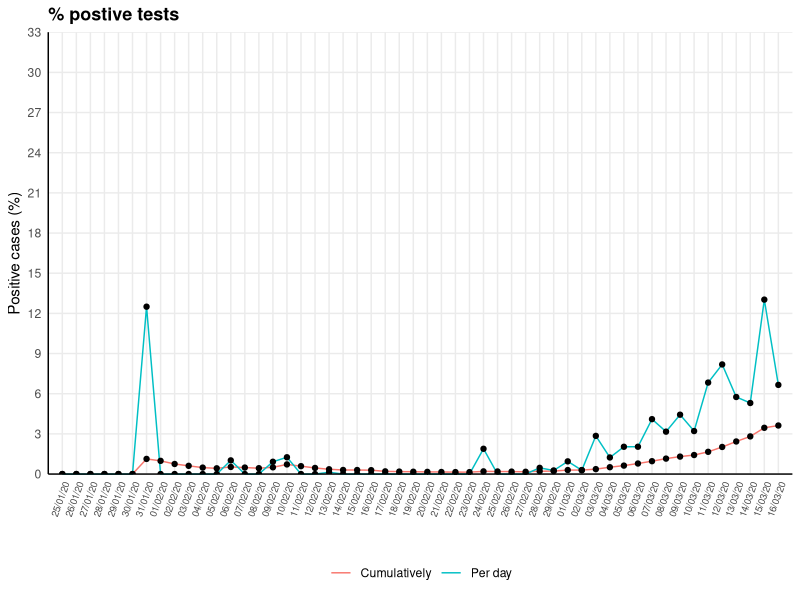

Here is the R script that generated this plot:
## Exploration of UK COVID-19 data: Proportion of positive tests
## Emma Doughty (e.doughty6@gmail.com)

# Install libraries if necessary
#if(!require(ggpubr)) install.packages("ggpubr")
#if(!require(tidyverse)) install.packages("tidyverse")
#if(!require(scales)) install.packages("scales")

# Load libraries
library(readr)
library(tidyr)
library(plyr)
library(ggplot2)
library(scales)
library(ggpubr)

#### Load data ####
COVID19_by_day <- read_csv("Data/COVID19_by_day.csv")
COVID19_by_day$Date <- as.Date(COVID19_by_day$Date, format = "%d/%m/%y")
COVID19_by_day <- COVID19_by_day[order(COVID19_by_day$Date),]

df_NewPos <- data.frame(Date = COVID19_by_day$Date,
                          NewCases = COVID19_by_day$NewCases,
                          CumCases = COVID19_by_day$CumCases,
                          NewTests = COVID19_by_day$NewTests,
                          CumTests = COVID19_by_day$CumTests,
                          TestStat = "Per day",
                          StatValue = (100 * (COVID19_by_day$NewCases / COVID19_by_day$NewTests)),
                          stringsAsFactors = FALSE)


df_CumPos <- data.frame(Date = COVID19_by_day$Date,
                        NewCases = COVID19_by_day$NewCases,
                        CumCases = COVID19_by_day$CumCases,
                        NewTests = COVID19_by_day$NewTests,
                        CumTests = COVID19_by_day$CumTests,
                        TestStat = "Cumulatively",
                        StatValue = (100 * (COVID19_by_day$CumCases / COVID19_by_day$CumTests)),
                        stringsAsFactors = FALSE)

df_PosTests <- rbind(df_NewPos, df_CumPos)

PosTests_Factor <- 10^(floor(log10(signif(max(df_PosTests$StatValue)))))
PosTests_Breaks <- ceiling(PosTests_Factor/2)

plot_PosTests <- ggplot(data=df_PosTests, aes(x=Date, y=df_PosTests$StatValue, group=TestStat)) +
  geom_line(aes(color=TestStat))+
  geom_point()+
  scale_x_date(labels = date_format("%d/%m/%y"), expand = c(0, 1), 
               limits = c(min(df_PosTests$Date), max(df_PosTests$Date)),
               breaks = seq(min(df_PosTests$Date), max(df_PosTests$Date), 1)) +
  scale_y_continuous(limits = c(0, 33), 
                     breaks = seq(0, 33, 3),
                     expand = c(0, 0)) +
  ylab("Positive cases (%)") + xlab("") +
  ggtitle("% postive tests") +
  theme_minimal() +
  theme(plot.title = element_text(size=13, face="bold"),
        legend.title = element_blank(),
        legend.position = "bottom", 
        axis.line = element_line(colour = "black"),
        axis.text.x = element_text(angle = 70, hjust = 1, vjust = 1, size = 7), 
        panel.grid.minor = element_blank())

ggsave("PosTests_plot.png")

# 
# 
# 
# df_TestNeg <- data.frame(Date = COVID19_by_day$Date,
#                        TestRes = "Negative",
#                        StatValue = COVID19_by_day$NewTests - COVID19_by_day$NewCases,
#                        stringsAsFactors = FALSE)
# df_TestNeg <- as.data.frame(lapply(df_TestNeg, rep, df_TestNeg$StatValue))
# 
# df_TestPos <- data.frame(Date = COVID19_by_day$Date,
#                       TestRes = "Positive",
#                       StatValue = COVID19_by_day$NewCases,
#                       stringsAsFactors = FALSE)
# df_TestPos <- as.data.frame(lapply(df_TestPos, rep, df_TestPos$StatValue))
# 
# df_TestRes <- rbind(df_TestNeg, df_TestPos)    
# 
# TestRes_Sigfig <- signif(max(df_TestRes$StatValue))
# TestRes_Factor <- 10^(floor(log10(TestRes_Sigfig)))
# TestRes_Max <- round_any(max(df_TestRes$StatValue), TestRes_Factor, f=ceiling)
# TestRes_Breaks <- ceiling(TestRes_Factor/2)
# 
# plot_TestRes <- ggplot(data=df_TestRes, aes(x=df_TestRes$Date, fill=df_TestRes$TestRes)) +
#   geom_histogram(binwidth=1, boundary = 1, colour="black") +
#   scale_x_date(labels = date_format("%d/%m/%y"), expand = c(0, 0), 
#                limits = c(min(df_TestRes$Date)-1, max(df_TestRes$Date)),
#                breaks = seq(min(df_TestRes$Date)-1, max(df_TestRes$Date), 1)) +
#   scale_y_continuous(limits = c(0, TestRes_Max), 
#                      breaks = seq(0, TestRes_Max, TestRes_Breaks),
#                      expand = c(0, 0)) +
#   ylab("Frequency") + xlab("Date") +
#   ggtitle("UK SARS-CoV2 tests per day") +
#   theme_minimal() +
#   theme(plot.title = element_text(size=13, face="bold"),
#         legend.title = element_blank(),
#         legend.position = "bottom", 
#         axis.line = element_line(colour = "black"),
#         axis.text.x = element_text(angle = 70, hjust = 1, vjust = 1), 
#         panel.grid.minor = element_blank())
# 
# 
# TestPos_Sigfig <- signif(max(df_TestPos$StatValue))
# TestPos_Factor <- 10^(floor(log10(TestPos_Sigfig)))
# TestPos_Max <- round_any(max(df_TestPos$StatValue), TestPos_Factor, f=ceiling)
# TestPos_Breaks <- ceiling(TestPos_Factor/2)
# 
# plot_TestPos <- ggplot(data=df_TestPos, aes(x=df_TestPos$Date, fill=df_TestPos$TestPos)) +
#   geom_histogram(binwidth=1, boundary = 1, colour="black") +
#   scale_x_date(labels = date_format("%d/%m/%y"), expand = c(0, 0), 
#                limits = c(min(df_TestPos$Date)-1, max(df_TestPos$Date)),
#                breaks = seq(min(df_TestPos$Date)-1, max(df_TestPos$Date), 1)) +
#   scale_y_continuous(limits = c(0, TestPos_Max), 
#                      breaks = seq(0, TestPos_Max, TestPos_Breaks),
#                      expand = c(0, 0)) +
#   ylab("Frequency") + xlab("Date") +
#   ggtitle("UK SARS-CoV2 tests per day") +
#   theme_minimal() +
#   theme(plot.title = element_text(size=13, face="bold"),
#         legend.title = element_blank(),
#         legend.position = "bottom", 
#         axis.line = element_line(colour = "black"),
#         axis.text.x = element_text(angle = 70, hjust = 1, vjust = 1), 
#         panel.grid.minor = element_blank())
# 
# 
# 
# 
